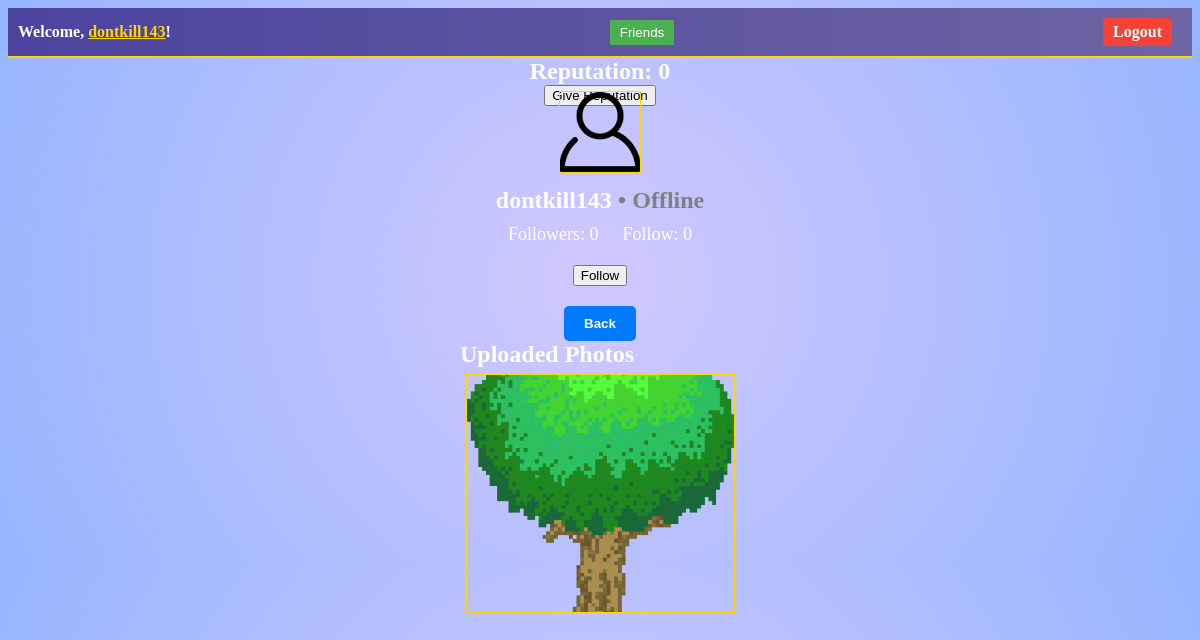
Page /user_profile/dontkill143 (signed in) on the committed database.
### main.py (models this page shows, shortened)
class User(db.Model, UserMixin):
    id = db.Column(db.Integer, primary_key=True)
    username = db.Column(db.String(80), unique=True, nullable=False)
    password = db.Column(db.String(120), nullable=False)
    email = db.Column(db.String(120), unique=True, nullable=False)
    profile_photo = db.Column(db.String(255))  # Add this line
    profile_photos = db.Column(db.String(1000))  # Store a list of filenames
    likes = db.relationship("Like", backref="user", lazy=True)
    reputation = db.Column(db.Integer, default=0)
    last_given_reputation_timestamp = db.Column(db.DateTime, default=None)
    reputation_given_count = db.Column(db.Integer, default=0)
    coins = db.Column(db.Integer, default=10)  # Initialize coins to 10
    selected_border_color = db.Column(db.String(20))  # Store the selected border color
    selected_username_color = db.Column(
        db.String(7)
    )  # Store color as a hex string (e.g., "#RRGGBB")
    selected_username_comment = db.Column(db.String(7))  # Store color for comment
    uploaded_photo_count = db.Column(db.Integer, default=0)  # Initialize with 0
    trivia_score = db.Column(
        db.Integer, default=0
    )  # Add this line to store the trivia score
    has_purchased_border_width = db.Column(db.Boolean, default=False)
    selected_border_width = db.Column(
        db.Integer, default=1
    )  # Default border width is 1px
    last_seen = db.Column(db.DateTime, default=datetime.utcnow)
    reset_token = db.Column(db.String(100), nullable=True)
    followers = db.relationship(
        "User",
        secondary="followers",
        primaryjoin="User.id==followers.c.followee_id",
        secondaryjoin="User.id==followers.c.follower_id",
        backref="following",
    )
    friends = relationship(
        "User",
        secondary="friendship",
        primaryjoin=id == Friendship.user_id,
        secondaryjoin=id == Friendship.friend_id,
    )

class Photo(db.Model):
    id = db.Column(db.Integer, primary_key=True)
    filename = db.Column(db.String(255), nullable=False)
    user_id = db.Column(db.Integer, db.ForeignKey("user.id"), nullable=False)
    user = db.relationship("User", backref=db.backref("photos", lazy=True))
    likes = db.relationship(
        "Like", backref="photo", lazy=True, cascade="all, delete-orphan"
    )
    comments = db.relationship(
        "Comment", backref="photo_ref", lazy=True, cascade="all, delete-orphan"
    )
    border_color = db.Column(
        db.String(20)
    )  # Store the border color associated with the photo
    border_width = db.Column(db.Integer)

### main.py (the view)
@app.route("/user_profile/<username>")
@login_required
def user_profile(username):
    if not current_user.profile_photo:
        current_user.profile_photo = "placeholder.png"  # Set the default profile photo
    user = User.query.filter_by(username=username).first()
    if user:
        user_reputation = (
            user.reputation
        )  # Replace 'reputation' with the actual field in your User model
        user_uploaded_photos = Photo.query.filter_by(user_id=user.id).all()
        return render_template(
            "user_profile.html",
            user=user,
            reputation=user_reputation,
            user_uploaded_photos=user_uploaded_photos,
        )
    else:
        flash("User not found.", "error")
        return redirect(url_for("dashboard"))

### main.py (called while the page is built)
@login_manager.user_loader
def load_user(user_id):
    return User.query.get(int(user_id))

@app.before_request
def update_last_seen():
    if current_user.is_authenticated:
        current_user.last_seen = datetime.now(timezone.utc)
        db.session.commit()

### templates/user_profile.html (shortened to what this page needs)
<!DOCTYPE html>
<html lang="en">
<head>
    <link rel="stylesheet" href="{{ url_for('static', filename='user_profile.css') }}">
</head>
<body>
<div class="navbar">
    <span>Welcome, <a href="{{ url_for('profile') }}" class="username-link"><span class="username">{{ current_user.username }}</span></a>!</span>
    <button class="friends-button" onclick="window.location.href='{{ url_for('friends') }}'">Friends</button>
    <a href="{{ url_for('logout') }}" class="logout-button">Logout</a>
</div>
<div class="reputation-section">
    <h2 class="reputation-text">Reputation: <span id="reputation-count">{{ reputation }}</span></h2>
    <button id="give-reputation-button" data-receiver-user-id="{{ user.id }}">
        Give Reputation
    </button>
</div>
<div class="profile-container">
    <div class="profile-avatar">
        <img src="{{ url_for('static', filename='uploads/profile-photo/' ~ user.profile_photo) }}" alt="User Avatar">
    </div>
    <div class="profile-info">
        <h1 class="username-info">
    {{ user.username }}
    <span class="user-status" data-last-seen="{{ user.last_seen }}"></span>
</h1>
        <div class="profile-header">
            <div class="follower-following-counts">
                <div class="follower-count">Followers: {{ user.followers|length }}</div>
                <div class="following-count">Follow: {{ user.following|length }}</div>
            </div>
            <div class="follow-unfollow-button">
                <button
                    id="follow-btn"
                    data-user-id="{{ user.id }}"
                >
                </button>
            </div>
        </div>
        <div class="center-button">
            <button class="back-button" onclick="window.location.href='{{ url_for('dashboard') }}'">Back</button>
        </div>
        <div class="dashboard-content">
            <div class="uploaded-photos-section">
                <h2>Uploaded Photos</h2>
                <div class="uploaded-photos-grid">
                    {% for uploaded_photo in user_uploaded_photos %}
                        <div class="uploaded-photo-box">
                            <div class="uploaded-photo">
                                <img src="{{ url_for('static', filename='uploads/' ~ uploaded_photo.filename) }}" alt="Uploaded Photo" class="profile-image" data-image-src="{{ url_for('static', filename='uploads/' ~ uploaded_photo.filename) }}">
                            </div>
                        </div>
                    {% endfor %}
                </div>
            </div>
        </div>
    </div>
</div>
</body>
</html>

### static/user_profile.css (style rules this page uses)
body { background: radial-gradient(circle, #d1c8ff, #96b5ff); }
h1, h2, h3, p, ul, li { margin: 0; padding: 0; color: white; }
.navbar { background: linear-gradient(90deg, #4b439e, #6e65a3); color: white; padding: 10px; display: flex; justify-content: space-between; align-items: center; font-weight: bold; border-bottom: 2px solid gold; text-align: right; position: relative; }
.navbar .username { cursor: pointer; text-decoration: underline; }
.navbar .logout-button { background-color: #4caf50; color: #fff; border: none; padding: 5px 10px; margin-right: 10px; cursor: pointer; text-decoration: none; }
.navbar .friends-button { background-color: #4caf50; color: #fff; border: none; padding: 5px 10px; cursor: pointer; text-decoration: none; margin-left: 10px; }
.navbar .logout-button { background-color: #f44336; }
.username { color: gold; cursor: pointer; }
.logout-button { text-decoration: none; transition: color 0.3s; }
.profile-container { display: flex; flex-direction: column; justify-content: center; align-items: center; height: 50vh; }
.reputation-section { display: flex; flex-direction: column; justify-content: center; align-items: center; }
.back-button { padding: 10px 20px; background-color: #007bff; color: white; border: none; border-radius: 5px; cursor: pointer; font-weight: bold; transition: background-color 0.3s, color 0.3s; }
.center-button { text-align: center; }
.follower-following-counts { text-align: center; margin-top: 10px; }
.follower-count, .following-count { display: inline-block; color: white; font-size: 18px; margin: 0 10px; }
.profile-info h1 { text-align: center; color: white; font-size: 24px; margin-top: 10px; }
#follow-btn { margin-top: 20px; margin-bottom: 20px; }
.follow-unfollow-button { text-align: center; }
.profile-avatar img { width: 80px; height: 80px; object-fit: cover; border: 1px solid gold; }
.uploaded-photo-box { display: inline-block; margin: 5px; width: 268px; height: 238px; border: 1px solid gold; overflow: hidden; }
.uploaded-photo { width: 100%; height: 100%; display: block; object-fit: contain; }
.uploaded-photo img { width: 100%; height: 100%; object-fit: cover; border: 1px solid gold; }
@media (min-width: 768px) { .uploaded-photo-box:nth-child(3n+1) { clear: left; } }
.user-status.offline { color: grey; }

### rows in the picture
User: username "dontkill143"
Photo: filename (picture)

### other values in the picture
{{ reputation }} "0"
{{ user.followers|length }} "0"
{{ user.following|length }} "0"
